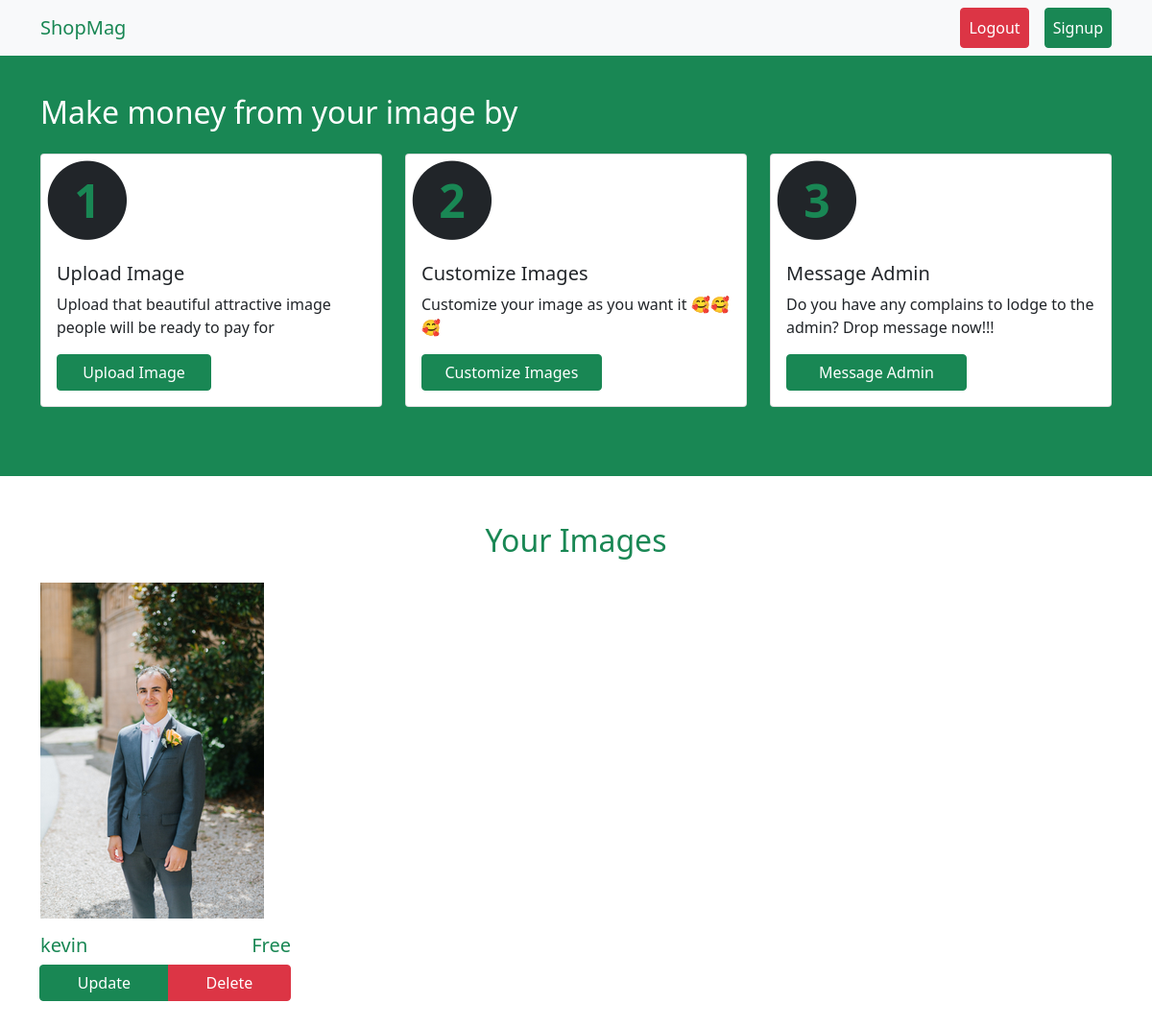
Page /users/dashboard/ (signed in) on the committed database.
### images/models.py (models this page shows, shortened)
class Image(models.Model):
    user = models.ForeignKey("users.User", on_delete=models.CASCADE)
    image_name = models.CharField(max_length=250)
    image = ResizedImageField(
        size=[350, 350], upload_to="images", blank=True, null=True, force_format='PNG')
    image_category = models.ForeignKey(
        Category, on_delete=models.CASCADE, blank=True, null=True)
    price = models.IntegerField(default=0)
    amount_made = models.IntegerField(default=0, blank=True)
    number_of_download = models.IntegerField(default=0, blank=True)
    date_created = models.DateTimeField(default=timezone.now, blank=True)

### users/views.py (the view)
# urls.py: path('dashboard/', dashboard, name="dashboard"),
@login_required()
def dashboard(request):
    user_images = Image.objects.filter(user=request.user)
    categories = Category.objects.all()
    form = ImageForms()
    context = {
        "images": user_images, "form": form, "categories": categories
    }
    return render(request, 'users/dashboard.html', context)

### images/models.py (called while the page is built)
    def __str__(self):
        return self.name

### templates/users/dashboard.html (shortened to what this page needs)
{% extends 'base.html' %}
{% load static %}
{% block content %}
<section class="bg-success py-5 mb-5">
<div class="container" id="steps">
    <div class="row ">
        <h2 class="text-white mb-4">Make money from your image by</h2>
        <div class="col-md-4 mb-4">
            <div class="card h-100">
                <span class="fa-stack fa-3x">
                    <i class="fa fa-circle fa-stack-2x"></i>
                    <strong class="fa-stack-1x text-success">1</strong>
                  </span>
                <div class="card-body">
                  <h5 class="card-title">Upload Image</h5>
                  <p class="card-text"> Upload  that beautiful attractive image people will be ready to pay for</p>
                  <button type="button" class="btn btn-success col-6" data-bs-toggle="modal" data-bs-target="#ImageModalUpload">Upload Image</button>
                </div>
              </div>
        </div>
        <div class="col-md-4 mb-4">
            <div class="card h-100">
                <span class="fa-stack fa-3x">
                    <i class="fa fa-circle fa-stack-2x"></i>
                    <strong class="fa-stack-1x text-success">2</strong>
                  </span>
                <div class="card-body">
                  <h5 class="card-title">Customize Images</h5>
                  <p class="card-text"> Customize your image as you want it 🥰🥰🥰</p>
                  <a  href="#images" class="btn btn-success col-7">Customize Images</a>
                </div>
              </div>
        </div>
        <div class="col-md-4 mb-4">
            <div class="card h-100">
                <span class="fa-stack fa-3x">
                    <i class="fa fa-circle fa-stack-2x"></i>
                    <strong class="fa-stack-1x text-success">3</strong>
                  </span>
                <div class="card-body">
                  <h5 class="card-title">Message Admin</h5>
                  <p class="card-text"> Do you have any complains to lodge to the admin? Drop message now!!!</p>
                  <button type="button" class="btn btn-success col-7" data-bs-toggle="modal" data-bs-target="#MessageModal">Message Admin</button>
                </div>
              </div>
        </div>
    </div>
</div>
</section>
<section class="pb-5">
    <div class="container">
        <div class="row">
            <h2 class="text-success mb-4 text-center">Your Images</h2>
            {% if images %}
            {% for image in images %}
            <div class="col-md-3 mb-4">
                <a href="#"><img src="{{image.image.url}}" class="img-fluid" ></a>
                <div class="row">
                <h5 class="text-success mt-3 col-6">{{image.image_name}}</h5>
                <h5 class="text-success mt-3 col-6 text-end">{% if image.price == 0 %} Free {% else %}#{{image.price}}{% endif %}</h5>
                </div>
                <div class="btn-group col-12" role="group" aria-label="Basic checkbox toggle button group">
                    <label class="btn btn-success" data-bs-toggle="modal" data-bs-target="#ImageModal{{image.pk}}{{image.pk}}">Update</label>
                    <label class="btn btn-danger" data-bs-toggle="modal" data-bs-target="#deleteModal{{image.pk}}">Delete</label>
                  </div>
            </div>
            {% endfor %}
            {% else %}
            <h4>Related image does not exist 💔, Have any to add?
              <a  href="#" class="" data-bs-toggle="modal" data-bs-target="#ImageModalUpload">Add Image</a>
            </h4>
            {% endif %}
        </div>
    </div>
</section>
{% endblock %}

### rows in the picture
Image: image (picture), image_name "kevin", price "Free"
